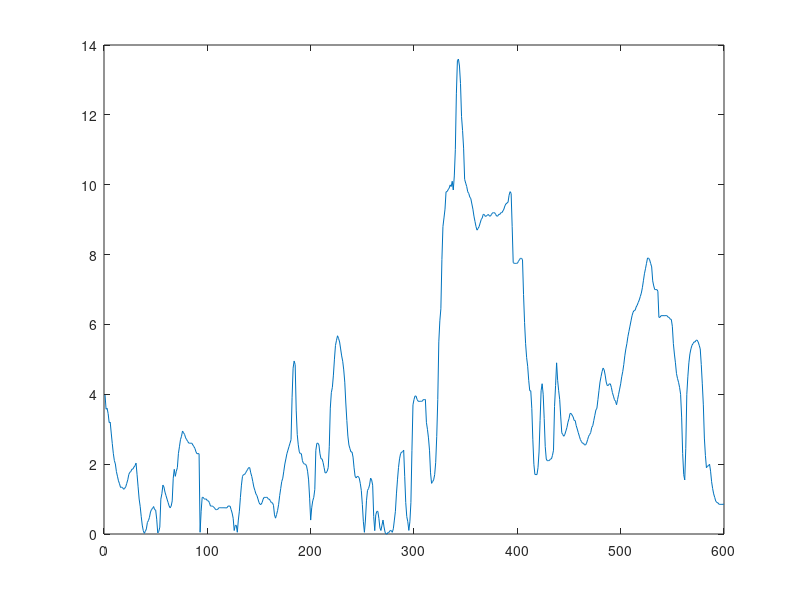
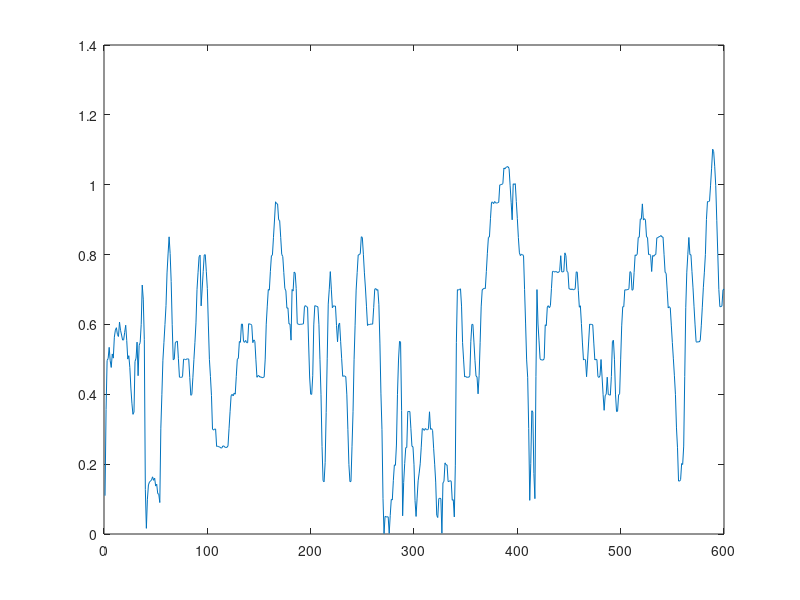

These figures' MATLAB source, in order:
clear;
%{
A=[0:1:100];
B=A';

Source1=B*A;
%surf(Source1);
%hold on;

Source2 =rot90(Source1);
%surf(Source2);
%hold on;

Source3 =rot90(Source2);
%surf(Source3);
%hold on;

Source4 =rot90(Source3);
%surf(Source4);
%hold on;


%Plot electric field for all sources
[x,y]=meshgrid(1:1:101 , 1:1:101);
figure(2)
pcolor(x,y, Source1); shading interp;
figure(3)
 pcolor(x,y, Source2); shading interp;
figure(4)
 pcolor(x,y, Source3); shading interp;
figure(5)
 pcolor(x,y, Source4); shading interp;
 hold on;
%}
disp('Contents of particle_e_x.mat:')
whos('-file','particle_e_x.mat')
X = load('particle_e_x.mat');
Y = load('particle_e_y.mat');
E_X = X.e_x;
E_Y = Y.e_y;
figure(2)
plot(E_X);
figure(3)
plot(E_Y);